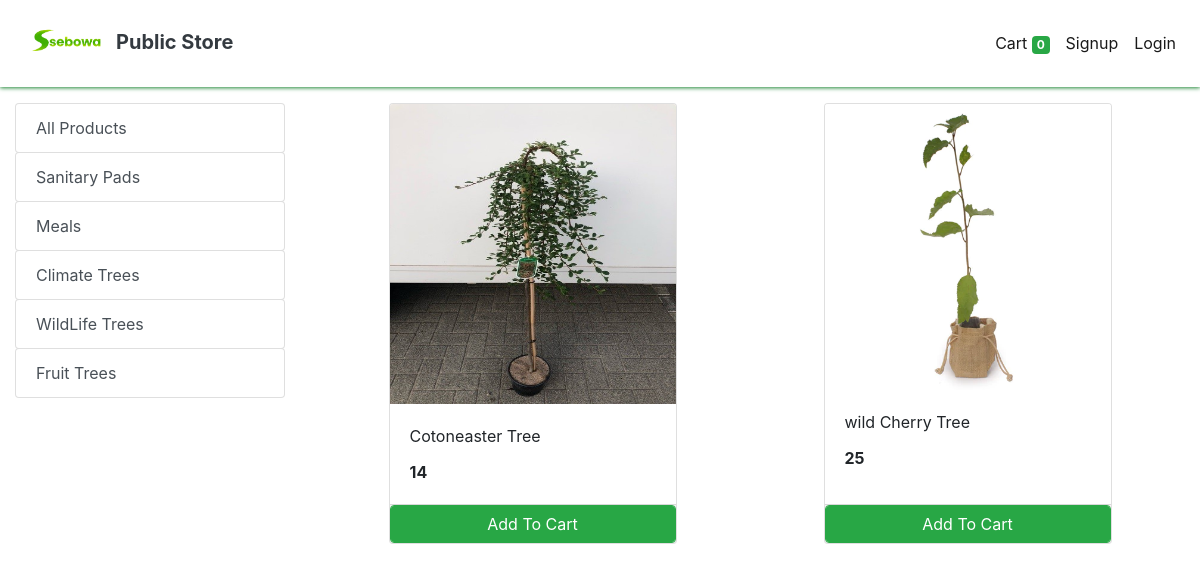
The page /store?category=30 on the database its author committed.
### store/models/category.py (models this page shows, shortened)
class Category(models.Model):
    name= models.CharField(max_length=50)
    @staticmethod
    def get_all_categories():
        return Category.objects.all()

### store/models/product.py (models this page shows, shortened)
class Products(models.Model):
    name = models.CharField(max_length=60)
    price= models.IntegerField(default=0)
    category= models.ForeignKey(Category,on_delete=models.CASCADE,default=1 )
    description= models.CharField(max_length=250, default='', blank=True, null= True)
    image= models.ImageField(upload_to='uploads/products/')
    @staticmethod
    def get_all_products_by_categoryid(category_id):
        if category_id:
            return Products.objects.filter (category=category_id)
        else:
            return Products.get_all_products();

### store/views/home.py (the view)
# urls.py: path('' , include('store.urls'))
def store(request):
    cart = request.session.get('cart')
    if not cart:
        request.session['cart'] = {}
    products = None
    categories = Category.get_all_categories()
    categoryID = request.GET.get('category')
    if categoryID:
        products = Products.get_all_products_by_categoryid(categoryID)
    else:
        products = Products.get_all_products();
    data = {}
    data['products'] = products
    data['categories'] = categories
    print('you are : ', request.session.get('email'))
    return render(request, 'index.html', data)

### store/templatetags/cart.py (called while the page is built)
@register.filter (name='is_in_cart')
def is_in_cart(product, cart):
    keys = cart.keys ()
    for id in keys:
        if int (id) == product.id:
            return True
    return False;

### store/templates/index.html (shortened to what this page needs)
{% extends 'base.html' %} {% block content %} {% load cart %}
{% load custom_filter %}
<div class="container-fluid mt-3">
  <div class="row">
    <div class="col-lg-3 mx-auto">
      <div class="list-group">
        <a
          href="/"
          class="list-group-item list-group-item-action btn btn-outline-success"
          >All Products</a
        >
        {% for category in categories %}
        <a
          href="/?category={{category.id}}"
          class="list-group-item list-group-item-action btn btn-outline-success"
          >{{category.name}}</a
        >
        {% endfor %}
      </div>
    </div>
    <div id="products" class="col-lg-9 mx-auto">
      <div class="row mx-auto">
        {% for product in products %}
        <div class="card mx-auto mb-3" id="{{product.id}}" style="width: 18rem">
          <img
            class="card-img-top"
            src="{{product.image.url}}"
            alt="Card image cap"
            style="max-height: 300px; resize: contain"
          />
          <div class="card-body">
            <p class="card-title">{{product.name}}</p>
            <p class="card-text"><b>{{product.price}}</b></p>
          </div>
          <div class="card-footer p-0 no-gutters">
            {% if product|is_in_cart:request.session.cart %}
            <div class="row no-gutters">
              <form action="/#{{product.id}}" class="col-2" method="post">
                {% csrf_token %}
                <input
                  hidden
                  type="text"
                  name="product"
                  value="{{product.id}}"
                />
                <input hidden type="text" name="remove" value="True" />
                <input
                  type="submit"
                  value=" - "
                  class="btn btn-block btn-success border-right"
                />
              </form>
              <div class="text-center col btn btn-success">
                {{product|cart_quantity:request.session.cart}} in Cart
              </div>
              <form action="/#{{product.id}}" class="col-2" method="post">
                {% csrf_token %}
                <input
                  hidden
                  type="text"
                  name="product"
                  value="{{product.id}}"
                />
                <input
                  type="submit"
                  value=" + "
                  class="btn btn-block btn-success border-left"
                />
              </form>
            </div>
            {% else %}
            <form action="/#{{product.id}}" method="POST" class="btn-block">
              <input
                type="submit"
                class="float-right btn btn-success form-control"
                value="Add To Cart"
              />
            </form>
            {% endif %}
          </div>
        </div>
        {% endfor %}
      </div>
    </div>
  </div>
</div>
{% endblock %}

### rows shown on the page
Category: name "Sanitary Pads"
Category: name "Meals"
Category: name "Climate Trees"
Category: name "WildLife Trees"
Category: name "Fruit Trees"
Products: image (picture), name "Cotoneaster Tree", price "14"
Products: image (picture), name "wild Cherry Tree", price "25"

### other values the page prints
{{ request.session.cart.keys|length }} "0"
